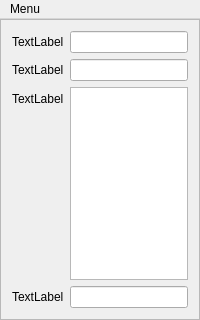
<?xml version="1.0" encoding="UTF-8"?>
<ui version="4.0">
 <class>MainWindow</class>
 <widget class="QMainWindow" name="MainWindow">
  <property name="geometry">
   <rect>
    <x>0</x>
    <y>0</y>
    <width>200</width>
    <height>320</height>
   </rect>
  </property>
  <property name="windowTitle">
   <string>MainWindow</string>
  </property>
  <widget class="QWidget" name="centralWidget">
   <layout class="QVBoxLayout" name="verticalLayout">
    <property name="spacing">
     <number>0</number>
    </property>
    <property name="margin">
     <number>0</number>
    </property>
    <item>
     <widget class="QScrollArea" name="scrollArea">
      <property name="widgetResizable">
       <bool>true</bool>
      </property>
      <widget class="QWidget" name="scrollAreaWidgetContents">
       <property name="geometry">
        <rect>
         <x>0</x>
         <y>0</y>
         <width>198</width>
         <height>283</height>
        </rect>
       </property>
       <layout class="QFormLayout" name="formLayout">
        <item row="0" column="0">
         <widget class="QLabel" name="label">
          <property name="text">
           <string>TextLabel</string>
          </property>
         </widget>
        </item>
        <item row="0" column="1">
         <widget class="QLineEdit" name="lineEdit"/>
        </item>
        <item row="1" column="0">
         <widget class="QLabel" name="label_2">
          <property name="text">
           <string>TextLabel</string>
          </property>
         </widget>
        </item>
        <item row="1" column="1">
         <widget class="QLineEdit" name="lineEdit_2"/>
        </item>
        <item row="2" column="0">
         <widget class="QLabel" name="label_3">
          <property name="text">
           <string>TextLabel</string>
          </property>
         </widget>
        </item>
        <item row="2" column="1">
         <widget class="QTextEdit" name="textEdit"/>
        </item>
        <item row="3" column="0">
         <widget class="QLabel" name="label_4">
          <property name="text">
           <string>TextLabel</string>
          </property>
         </widget>
        </item>
        <item row="3" column="1">
         <widget class="QLineEdit" name="lineEdit_3"/>
        </item>
       </layout>
      </widget>
     </widget>
    </item>
    <item>
     <widget class="CuteimeSoftKeyboardArea" name="keyboardArea" native="true"/>
    </item>
   </layout>
  </widget>
  <widget class="QMenuBar" name="menuBar">
   <property name="geometry">
    <rect>
     <x>0</x>
     <y>0</y>
     <width>200</width>
     <height>25</height>
    </rect>
   </property>
   <widget class="QMenu" name="menuMenu">
    <property name="title">
     <string>Menu</string>
    </property>
    <addaction name="actionShow_Keyboard"/>
   </widget>
   <addaction name="menuMenu"/>
  </widget>
  <action name="actionShow_Keyboard">
   <property name="checkable">
    <bool>true</bool>
   </property>
   <property name="text">
    <string>Show Keyboard</string>
   </property>
  </action>
 </widget>
 <layoutdefault spacing="6" margin="11"/>
 <customwidgets>
  <customwidget>
   <class>CuteimeSoftKeyboardArea</class>
   <extends>QWidget</extends>
   <header>cuteimesoftkeyboardarea.h</header>
   <container>1</container>
  </customwidget>
 </customwidgets>
 <resources/>
 <connections/>
</ui>
